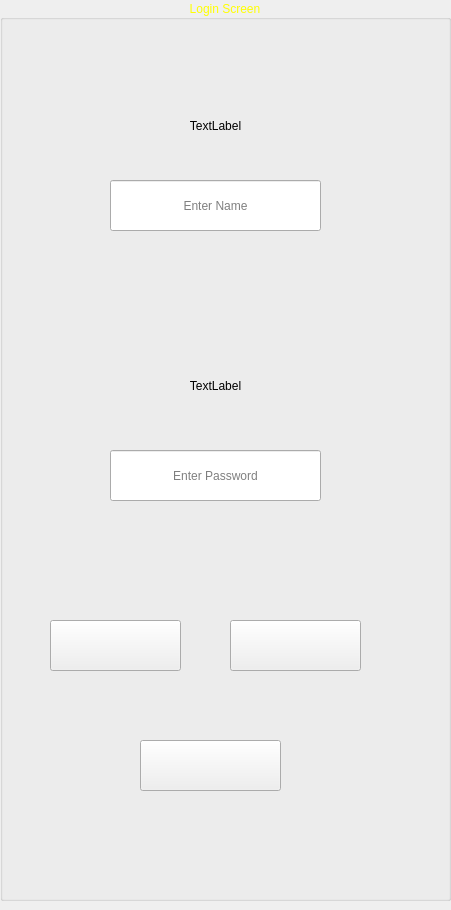
<?xml version="1.0" encoding="UTF-8"?>
<ui version="4.0">
 <class>LoginPage</class>
 <widget class="QMainWindow" name="LoginPage">
  <property name="geometry">
   <rect>
    <x>0</x>
    <y>0</y>
    <width>451</width>
    <height>910</height>
   </rect>
  </property>
  <property name="windowTitle">
   <string>LoginPage</string>
  </property>
  <widget class="QWidget" name="centralwidget">
   <widget class="QGroupBox" name="groupBox">
    <property name="geometry">
     <rect>
      <x>0</x>
      <y>0</y>
      <width>451</width>
      <height>901</height>
     </rect>
    </property>
    <property name="styleSheet">
     <string notr="true">QGroupBox
{
	color:yellow;
	font: 600 15pt &quot;Ubuntu Sans&quot;;
}</string>
    </property>
    <property name="title">
     <string>Login Screen</string>
    </property>
    <property name="alignment">
     <set>Qt::AlignmentFlag::AlignCenter</set>
    </property>
    <widget class="QLabel" name="label_Username">
     <property name="geometry">
      <rect>
       <x>110</x>
       <y>100</y>
       <width>211</width>
       <height>51</height>
      </rect>
     </property>
     <property name="text">
      <string>TextLabel</string>
     </property>
     <property name="alignment">
      <set>Qt::AlignmentFlag::AlignCenter</set>
     </property>
    </widget>
    <widget class="QLabel" name="label_Password">
     <property name="geometry">
      <rect>
       <x>110</x>
       <y>360</y>
       <width>211</width>
       <height>51</height>
      </rect>
     </property>
     <property name="text">
      <string>TextLabel</string>
     </property>
     <property name="alignment">
      <set>Qt::AlignmentFlag::AlignCenter</set>
     </property>
    </widget>
    <widget class="QLineEdit" name="lineEdit_Username">
     <property name="geometry">
      <rect>
       <x>110</x>
       <y>180</y>
       <width>211</width>
       <height>51</height>
      </rect>
     </property>
     <property name="cursor">
      <cursorShape>ArrowCursor</cursorShape>
     </property>
     <property name="alignment">
      <set>Qt::AlignmentFlag::AlignCenter</set>
     </property>
     <property name="placeholderText">
      <string>Enter Name</string>
     </property>
    </widget>
    <widget class="QLineEdit" name="lineEdit_Password">
     <property name="geometry">
      <rect>
       <x>110</x>
       <y>450</y>
       <width>211</width>
       <height>51</height>
      </rect>
     </property>
     <property name="echoMode">
      <enum>QLineEdit::EchoMode::Password</enum>
     </property>
     <property name="alignment">
      <set>Qt::AlignmentFlag::AlignCenter</set>
     </property>
     <property name="placeholderText">
      <string>Enter Password</string>
     </property>
    </widget>
    <widget class="QPushButton" name="pushButton_Login">
     <property name="geometry">
      <rect>
       <x>230</x>
       <y>620</y>
       <width>131</width>
       <height>51</height>
      </rect>
     </property>
     <property name="text">
      <string/>
     </property>
    </widget>
    <widget class="QPushButton" name="pushButton_Cancel">
     <property name="geometry">
      <rect>
       <x>50</x>
       <y>620</y>
       <width>131</width>
       <height>51</height>
      </rect>
     </property>
     <property name="text">
      <string/>
     </property>
    </widget>
    <widget class="QPushButton" name="pushButton_Finger">
     <property name="geometry">
      <rect>
       <x>140</x>
       <y>740</y>
       <width>141</width>
       <height>51</height>
      </rect>
     </property>
     <property name="text">
      <string/>
     </property>
    </widget>
   </widget>
  </widget>
 </widget>
 <resources/>
 <connections/>
</ui>
